Frame 1 (no input): blank canvas, image omitted
Frame 60 (no input): blank canvas, image omitted
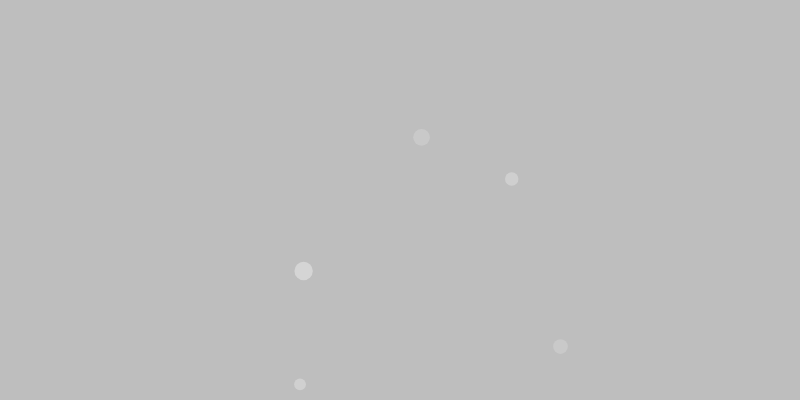
Frame 120 (the mouse pressed at the canvas centre since frame 60)

The p5.js sketch whose frames 1 and 60 were blank and that drew this single picture after the mouse press (run headless with seeded random() and noise() and a simulated clock; from frame 60 on, the mouse is pressed at the canvas centre):

// p5.js sketch
// ── sketch.js
let particleSystem;

function setup() {
    createCanvas(800, 400);
    particleSystem = new ParticleSystem();
}

function draw() {
    background(190);
    particleSystem.loop();
}

function mousePressed() {
    particleSystem.addParticles(mouseX, mouseY, 10);
}

// ── particle-system.js
class ParticleSystem {
    constructor() {
        this.particles = [];
    }

    addParticles(x, y, num) {
        for (let i = 0; i < num; i++) {
            const p = new Particle(x, y, random(5, 10));
            const randomForce = p5.Vector.random2D();
            randomForce.setMag(random(1, 5));
            p.applyForce(randomForce);
            this.particles.push(p);
        }
    }

    loop() {
        for (let i = this.particles.length -1; i >= 0; i--) {
            const p = this.particles[i];
            if (p.isDead()) {
                this.particles.splice(i, 1);
        }
            p.applyForce(this.gravity);
            p.update();
            p.display();   
        }
    }
 }
// ── particle.js
class Particle {
    constructor(x, y, r) {
        this.pos = createVector(x, y);
        //x, y에 맞춰 position 생성
        this.vel = createVector();
        //= createVector(0, 0);
        this.acc = createVector();
        this.r = r;
        this.friction = 0.995;
        this.isActive = false;
        this.maxAge = random(10, 100);
        this.age = 0;
    }

   

    update() {
        this.age++;
        this.vel.add(this.acc);
        this.pos.add(this.vel);
        this.acc.mult(0);
        this.vel.mult(this.friction);
        this.bounce();
    }

    display() {
        noStroke();
        const alpha = map(this.age, 0, this.maxAge, 255, 0);
        fill(255, alpha);
        circle(this.pos.x, this.pos.y, this.r * 2);
    }

    isDead() {
        return this.age > this.maxAge;
    }

    
    applyForce(force) {
        this.acc.add(force);
    }

    bounce() {
        if(this.pos.y > height) {
            this.pos.y = height;
            this.vel.y *= -1;
        } else if (this.pos.y <0) {
            this.pos.y = 0;
            this.vel.y *= -1;
        }

        if (this.pos.x > width) {
            this.pos.x = width;
            this.vel.x *= -1;
        } else if (this.pos.x < 0) {
            this.pos.x = 0;
            this.vel.x *= -1;
        }
    }
}
